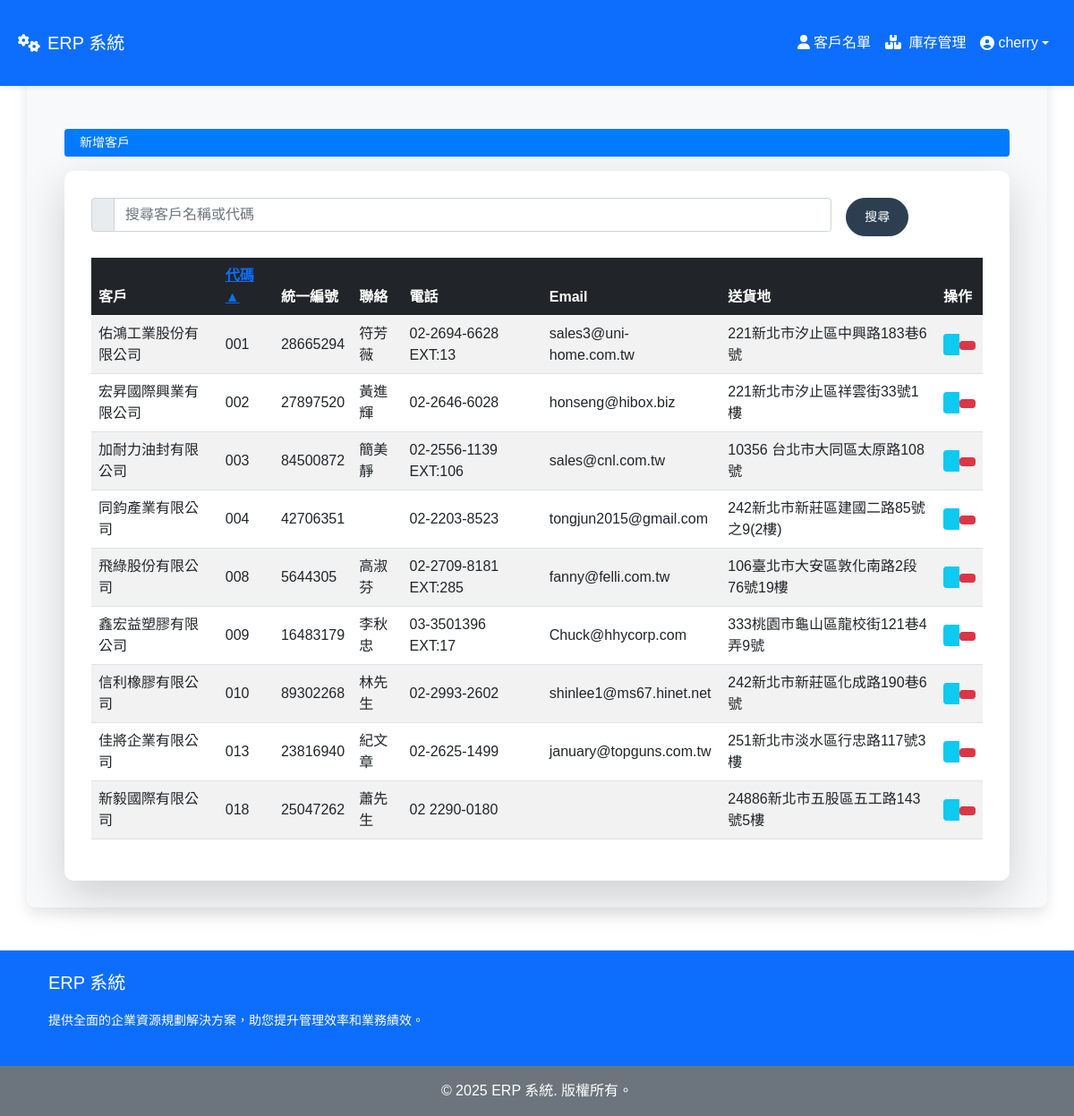
/customerlist/ (signed in), run on the app's committed database.
### customerlist/models.py (models this page shows, shortened)
class Customer(models.Model):
    customer_name = models.CharField(max_length=255, verbose_name='客戶')
    customer_code = models.CharField(max_length=100, unique=True, verbose_name='代碼')
    unified_number = models.CharField(max_length=50, unique=True, verbose_name='統一編號',blank=True,null=True)
    contact_person = models.CharField(max_length=255, verbose_name='聯絡人',blank=True,null=True)
    contact_phone = models.CharField(max_length=20, verbose_name='連絡電話',blank=True,null=True)
    email = models.EmailField(unique=True, verbose_name='Email',blank=True,null=True )
    created_by = models.ForeignKey(User, on_delete=models.SET_NULL, null=True, verbose_name='創建人',blank=True)
    created_at = models.DateTimeField(auto_now_add=True, verbose_name='創建時間',blank=True,null=True)
    out_address = models.CharField(max_length=255, verbose_name='送貨地',blank=True,null=True)
    class Meta:
        ordering = ['-created_at']
        verbose_name = '客戶'
        verbose_name_plural = '客戶列表'

### customerlist/views.py (the view)
# urls.py: path('', views.customer_list, name='customer_list'),
@login_required
def customer_list(request):
    search_query = request.GET.get('search', '').strip()
    sort = request.GET.get('sort', 'customer_code')  # 默認按客戶代碼排序
    order = request.GET.get('order', 'asc')  # 默認升序
    valid_sort_fields = ['customer_code']
    if sort not in valid_sort_fields:
        sort = 'customer_code'  # 如果排序欄位無效，使用默認欄位
    if order == 'desc':
        sort_field = f'-{sort}'
    else:
        sort_field = sort  # 默認升序
    if search_query:
        customers = Customer.objects.filter(
            Q(customer_name__icontains=search_query) |
            Q(customer_code__icontains=search_query) |
            Q(unified_number__icontains=search_query) |
            Q(contact_person__icontains=search_query) |
            Q(contact_phone__icontains=search_query) |
            Q(email__icontains=search_query) |
            Q(out_address__icontains=search_query)
        ).order_by(sort_field)
    else:
        customers = Customer.objects.all().order_by(sort_field)
    paginator = Paginator(customers, 10)
    page_number = request.GET.get('page')
    page_obj = paginator.get_page(page_number)
    context = {
        'customers': page_obj,  # 模板中迭代的對象
        'is_paginated': page_obj.has_other_pages(),
        'page_obj': page_obj,
        'paginator': paginator,
        'current_sort': sort,
        'current_order': order,
        'search_query': search_query,
    }
    return render(request, 'customerlist/customer_list.html', context)

### customerlist/templates/customerlist/customer_list.html (shortened to what this page needs)
{% extends "home.html" %}
{% block content %}
<div class="container mt-5">
  {% include 'partials/add_customer_button.html' %}
  <div class="card shadow-lg mt-3">
    <div class="card-body">
      {% include 'partials/customer_search_form.html' %}
      {% include 'partials/customer_table.html' %}
    </div>
  </div>
</div>
{% endblock %}

### templates/home.html (shortened to what this page needs)
{% load static %}
<!DOCTYPE html>
<html lang="zh-Hant">
<head>
    <link href="{% static 'css/bootstrap.min.css' %}" rel="stylesheet">
    <link href="{% static 'css/all.min.css' %}" rel="stylesheet">
    <link href="https://cdnjs.cloudflare.com/ajax/libs/aos/2.3.4/aos.css" rel="stylesheet">
    <link href="{% static 'css/styles.css' %}" rel="stylesheet">
</head>
<body class="bg-nature">
    {% include 'includes/navbar.html' %}
    <div class="container mt-5 pt-5 content-container" data-aos="fade-up">
        {% block content %}{% endblock %}
    </div>
    {% include 'includes/footer.html' %}
</body>
</html>

### templates/includes/navbar.html (shortened to what this page needs)
<nav class="navbar navbar-expand-lg navbar-dark bg-primary shadow-sm fixed-top">
    <div class="container-fluid">
        <a class="navbar-brand d-flex align-items-center" href="{% url 'login' %}">
            <i class="fas fa-cogs me-2"></i> ERP 系統
        </a>
        <div class="collapse navbar-collapse" id="navbarNav">
            <ul class="navbar-nav ms-auto align-items-center">
                {% if user.is_authenticated %}
                    <li class="nav-item">
                        <a class="nav-link" href="{% url 'customerlist:customer_list' %}">
                            <i class="fa-solid fa-user"></i> 客戶名單
                        </a>
                    </li>
                    <li class="nav-item">
                        <a class="nav-link" href="{% url 'inventory:inventory_list' %}">
                            <i class="fas fa-boxes me-1"></i> 庫存管理
                        </a>
                    </li>
                    <li class="nav-item dropdown">
                        <a class="nav-link dropdown-toggle d-flex align-items-center" href="#" id="userDropdown" role="button"
                           data-bs-toggle="dropdown" aria-expanded="false">
                            <i class="fas fa-user-circle me-1"></i>{{ user.username }}
                        </a>
                    </li>
                {% endif %}
            </ul>
        </div>
    </div>
</nav>

### customerlist/templates/partials/add_customer_button.html (shortened to what this page needs)
<a href="{% url 'customerlist:customer_create' %}" class="btn btn-sm d-flex align-items-center" style="background-color: #007bff; color: white; border-color: #007bff;" title="新增客戶">
     新增客戶
  </a>

### customerlist/templates/partials/customer_search_form.html (shortened to what this page needs)
<form method="get" class="row g-3 mb-4">
    <div class="col-md-10">
      <div class="input-group">
        <span class="input-group-text" id="search"></span>
        <input type="text" name="search" class="form-control" placeholder="搜尋客戶名稱或代碼" aria-label="搜尋客戶名稱或代碼" aria-describedby="search" value="{{ request.GET.search }}">
      </div>
    </div>
    <div class="col-md-2 d-flex">
      <button type="submit" class="btn btn-primary me-2 btn-sm">
         搜尋
      </button>
    </div>
  </form>

### customerlist/templates/partials/customer_table.html (shortened to what this page needs)
<div class="table-responsive fs-6">
  <table class="table table-striped table-hover align-middle fs-6">
    <thead class="table-dark fs-6">
      <tr>
        <th scope="col">客戶 </th>
        <th scope="col">
          <a href="?sort=customer_code&order={% if request.GET.order == 'asc' and request.GET.sort == 'customer_code' %}desc{% else %}asc{% endif %}&search={{ search_query }}">
            代碼
            {% if current_sort == 'customer_code' %}
              {% if current_order == 'asc' %}
                ▲
              {% else %}
                ▼
              {% endif %}
            {% else %}
              <i class="bi bi-sort"></i>
            {% endif %}
          </a>
        </th>
        <th scope="col">統一編號 </th>
        <th scope="col">聯絡 </th>
        <th scope="col">電話 </th>
        <th scope="col">Email </th>
        <th scope="col">送貨地 </th>
        <th scope="col">操作</th>
      </tr>
    </thead>
    <tbody>
      {% for customer in customers %}
      <tr>
        <td>{{ customer.customer_name|default:'' }}</td>
        <td>{{ customer.customer_code|default:'' }}</td>
        <td>{{ customer.unified_number|default:'' }}</td>
        <td>{{ customer.contact_person|default:'' }}</td>
        <td>{{ customer.contact_phone|default:'' }}</td>
        <td>{{ customer.email|default:'' }}</td>
        <td>{{ customer.out_address|default:'' }}</td>
        <td>
          {% include 'partials/customer_action_buttons.html' with customer=customer %}
        </td>
      </tr>
      {% empty %}
      <tr>
        <td colspan="8" class="text-center">沒有客戶資料。</td>
      </tr>
      {% endfor %}
    </tbody>
  </table>
</div>

### customerlist/templates/partials/customer_action_buttons.html (shortened to what this page needs)
<div class="btn-group" role="group" aria-label="客戶操作按鈕群組">
  <a
      href="{% url 'customerlist:customer_update' customer.pk %}"
      class="btn btn-info btn-sm"
      data-bs-toggle="tooltip"
      data-bs-placement="top"
      title="編輯客戶"
      aria-label="編輯客戶 {{ customer.customer_name }}"
  >
  </a>
  <form
      method="post"
      action="{% url 'customerlist:customer_delete' customer.pk %}"
      class="d-inline"
      onsubmit="return confirm('您確定要刪除客戶 {{ customer.customer_name|escapejs }} 嗎？');"
  >
      <button
          type="submit"
          class="btn btn-danger btn-sm"
          data-bs-toggle="tooltip"
          data-bs-placement="top"
          title="刪除客戶"
          aria-label="刪除客戶 {{ customer.customer_name }}"
      >
      </button>
  </form>
</div>

### templates/includes/footer.html
<footer class="bg-primary text-white text-center text-lg-start mt-5" data-aos="fade-up">
    <div class="container p-4">
        <div class="row">
            <div class="col-lg-12 mb-4 mb-md-0">
                <h5 class="text-uppercase">ERP 系統</h5>
                <p>
                    提供全面的企業資源規劃解決方案，助您提升管理效率和業務績效。
                </p>
            </div>
        </div>
    </div>
    <div class="text-center p-3 bg-secondary">
        &copy; {% now "Y" %} ERP 系統. 版權所有。
    </div>
</footer>

### static/css/styles.css (style rules this page uses)
.container-fluid { padding: 20px; }
.card { border: none; border-radius: 10px; }
.card-body { padding: 30px; }
footer { position: relative; bottom: 0; width: 100%; background-color: #f8f9fa; }
body { font-family: 'Noto Sans TC', sans-serif; color: #343a40; margin: 0; padding: 0; box-sizing: border-box; }
.bg-nature::before { content: ""; position: absolute; top: 0; left: 0; width: 100%; height: 100%; background-color: rgba(255, 255, 255, 0.5); z-index: 0; }
.container.content-container { position: relative; z-index: 1; background-color: rgba(248, 249, 250, 0.95); padding: 30px; border-radius: 10px; box-shadow: 0 8px 16px rgba(0, 0, 0, 0.1); transition: transform 0.3s ease, box-shadow 0.3s ease; }
.btn-primary, .btn-secondary { border-radius: 25px; padding: 10px 20px; transition: background-color 0.3s ease, border-color 0.3s ease, transform 0.3s ease; }
.btn-primary { background-color: #2C3E50; border-color: #2C3E50; color: #ffffff; }
input, textarea, select { border-radius: 5px; border: 1px solid #ced4da; padding: 10px; transition: border-color 0.3s ease, box-shadow 0.3s ease; }
.navbar-dark .navbar-nav .nav-link { color: #ffffff; }
footer h5 { margin-bottom: 20px; }
footer p, footer ul { font-size: 14px; }
.btn { transition: transform 0.2s; }

### data on the page
Customer: customer_name "佑鴻工業股份有限公司", customer_code "001", unified_number "28665294", contact_person "符芳薇", contact_phone "02-2694-6628 EXT:13", email "sales3@uni-home.com.tw", out_address "221新北市汐止區中興路183巷6號"
Customer: customer_name "宏昇國際興業有限公司", customer_code "002", unified_number "27897520", contact_person "黃進輝", contact_phone "02-2646-6028", email "honseng@hibox.biz", out_address "221新北市汐止區祥雲街33號1樓"
Customer: customer_name "加耐力油封有限公司", customer_code "003", unified_number "84500872", contact_person "簡美靜", contact_phone "02-2556-1139 EXT:106", email "sales@cnl.com.tw", out_address "10356 台北市大同區太原路108號"
Customer: customer_name "同鈞產業有限公司", customer_code "004", unified_number "42706351", contact_phone "02-2203-8523", email "tongjun2015@gmail.com", out_address "242新北市新莊區建國二路85號之9(2樓)"
Customer: customer_name "飛綠股份有限公司", customer_code "008", unified_number "5644305", contact_person "高淑芬", contact_phone "02-2709-8181 EXT:285", email "fanny@felli.com.tw", out_address "106臺北市大安區敦化南路2段76號19樓"
Customer: customer_name "鑫宏益塑膠有限公司", customer_code "009", unified_number "16483179", contact_person "李秋忠", contact_phone "03-3501396 EXT:17", email "Chuck@hhycorp.com", out_address "333桃園市龜山區龍校街121巷4弄9號"
Customer: customer_name "信利橡膠有限公司", customer_code "010", unified_number "89302268", contact_person "林先生", contact_phone "02-2993-2602", email "shinlee1@ms67.hinet.net", out_address "242新北市新莊區化成路190巷6號"
Customer: customer_name "佳將企業有限公司", customer_code "013", unified_number "23816940", contact_person "紀文章", contact_phone "02-2625-1499", email "january@topguns.com.tw", out_address "251新北市淡水區行忠路117號3樓"
Customer: customer_name "新毅國際有限公司", customer_code "018", unified_number "25047262", contact_person "蕭先生", contact_phone "02 2290-0180", out_address "24886新北市五股區五工路143號5樓"

### other printed values
{{ user.username }} "cherry"
